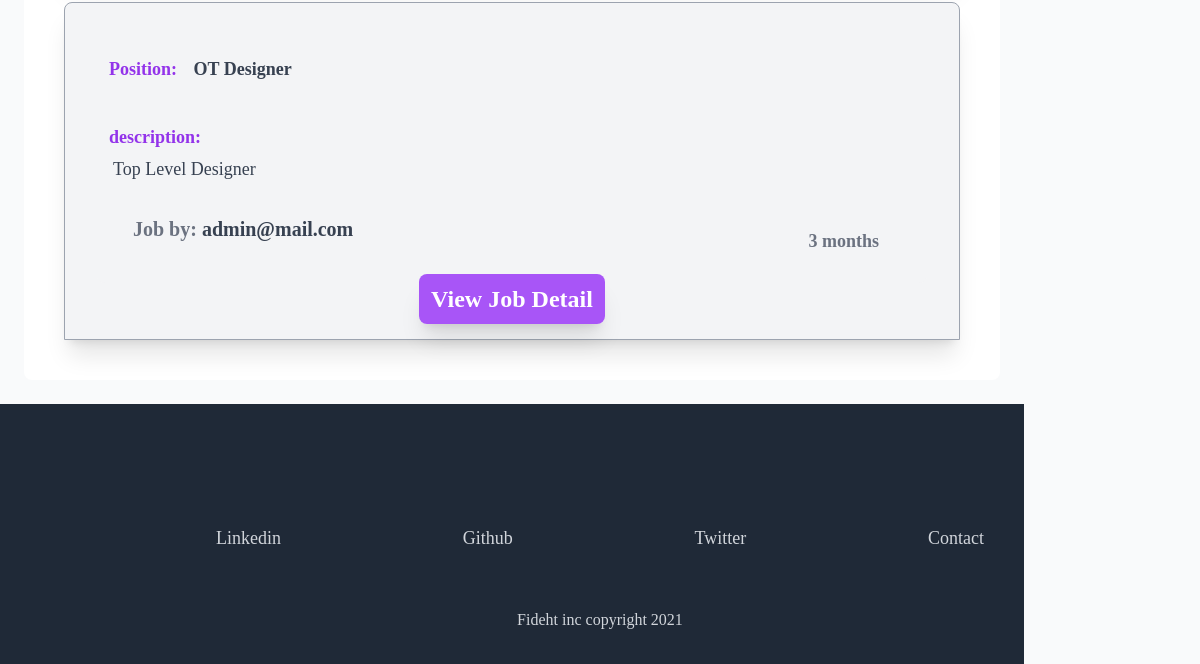
Page /job/fideht/jobs/ (lower part) on the earlier database version.
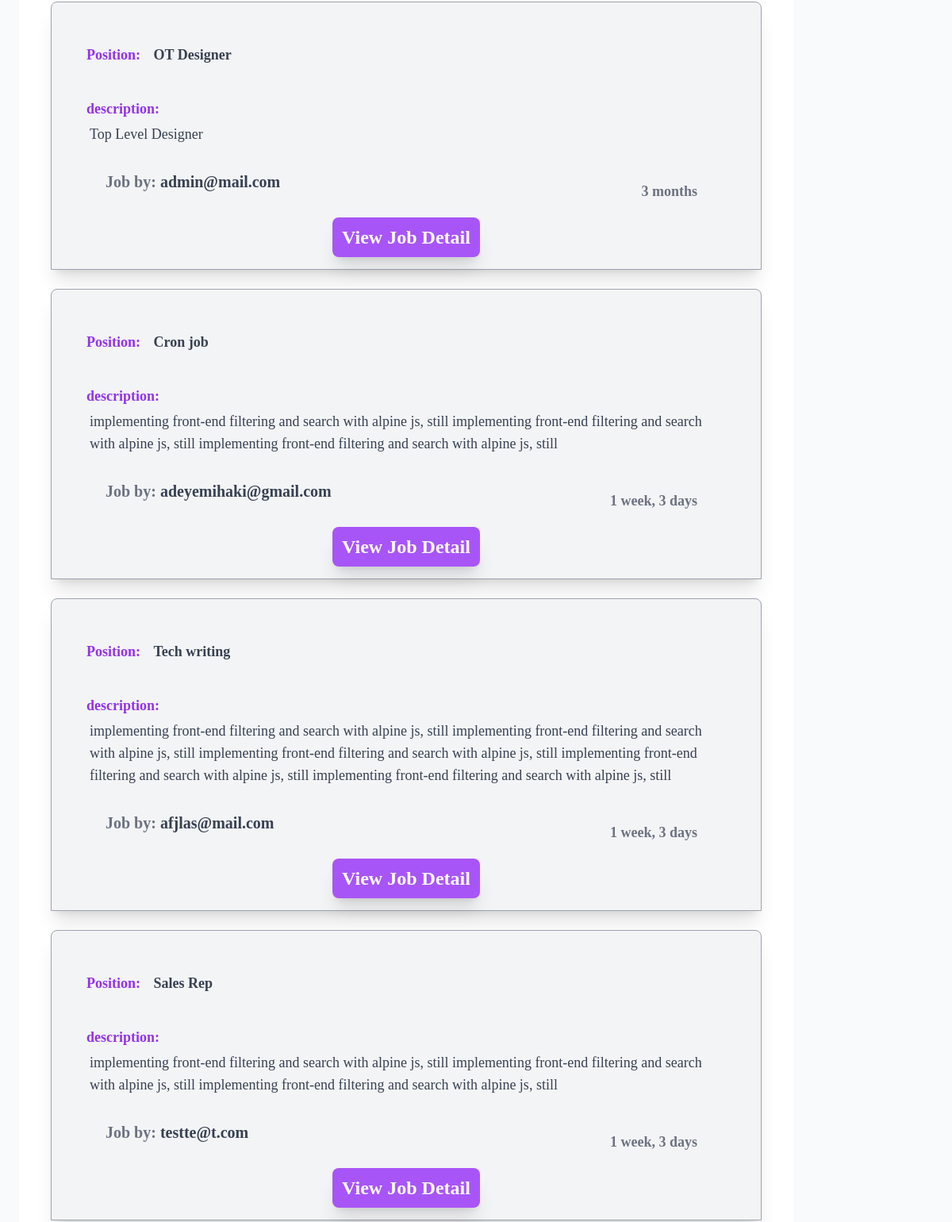
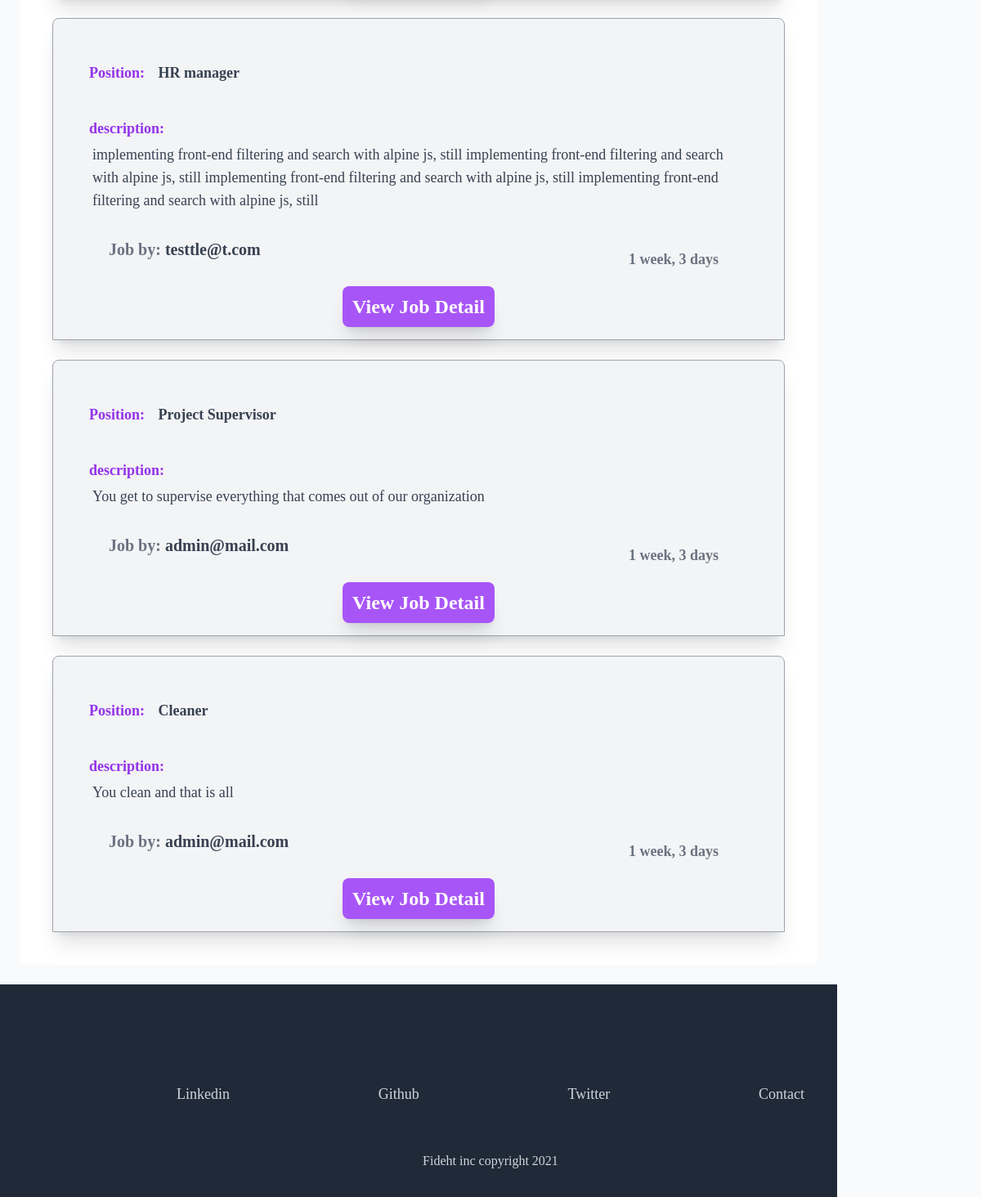
Same page on the later database version (2 pictures, top to bottom).
### apps/job/models.py (models this page shows, shortened)
class Job(models.Model):
    title = models.CharField(max_length=223)
    description = models.TextField()
    detail = models.TextField(blank=True, null=True)
    duration = models.CharField(max_length=200,blank=True, null=True)
    payment_range = models.CharField(max_length=200,blank=True, null=True)
    remote = models.BooleanField(default=False,blank=True, null=True)
    experience = models.CharField(max_length=200,blank=True, null=True)
    created_by = models.ForeignKey(settings.AUTH_USER_MODEL, related_name='jobs',on_delete=models.CASCADE)
    created_on = models.DateTimeField(auto_now_add=True)
    change_at = models.DateTimeField(auto_now=True)

### apps/users/models.py (models this page shows)
class CustomUser(AbstractUser):
    username = None
    email = models.EmailField(_('email address'), unique=True)
    USERNAME_FIELD = 'email'
    REQUIRED_FIELDS = []
    objects = CustomUserManager()
    def __str__(self):
        return self.email

### apps/job/views.py (the view)
# urls.py: path('fideht/jobs/',JobList.as_view(),name='job-list'),
class JobList(View, LoginRequiredMixin):
    def get(self, request):
        jobs = Job.objects.all()
        context = {
            "jobs": jobs,
        }
        return render(request,'job/job-list.html',context)

### apps/notification/context_processor.py (called while the page is built)
def get_notifications(request):
    if request.user.is_authenticated:
        read_notifications = request.user.notifications.filter(is_read=True)
        unread_notifications = request.user.notifications.filter(is_read=False)
        context ={
            'read_notifications': read_notifications,
            'unread_notifications': unread_notifications
        }
        return context
    else:
        context ={
            'read_notifications': [],
            'unread_notifications': []
        }
        return context

### apps/job/templates/job/job-list.html
{% extends 'base.html' %}
{% block content %}
<div class="bg-white rounded-lg p-4 m-6">
    {% for job in jobs %}
        <div class="bg-gray-100 rounded-t-lg font-bold m-6 text-2xl shadow-xl border border-gray-400 py-6 px-8">
            <h2 class="text-lg font-bold text-purple-600 mt-4 p-3">
                Position:
                <span class="text-lg font-semibold text-gray-700 mt-4 p-3">{{ job.title }}</span>
            </h2>
            <h2 class="text-lg font-bold text-purple-600 mt-4 p-3">
            description: <br>
                <p class="text-normal p-1 text-gray-700  font-light ">{{job.description }}</p>
            </h2>
            <footer class="rounded-b-lg bg-gray-100 text-lg text-gray-500 px-8 py-3 flex justify-between">
            <h3 hx-boost="true" class="text-xl text-left p-1  ">Job by:
                <a href="{% url 'users:profile' job.created_by%}" class="font-semiboald cursor-pointer text-gray-700">{% if job.created_by.profile.username %}{{job.created_by.profile.username}} {% else %}{{job.created_by}}{% endif %}</a>
            </h3>
                <p class="m-3 hidden md:block p-1">{{job.created_on|timesince}}</p>
            </footer>
            <div hx-boost class="text-center">
                <a class="mt-4 p-3 bg-purple-500 text-white hover:bg-purple-800 rounded-lg shadow-xl"href="{% url 'job:job-detail' job.pk %}">View Job Detail</a>
            </div>
        </div>
    {% empty %}
        <h2 class="text-purple-500 uppercase text-2xl text-center m-20">There is no job for now, check back later</h2>
    {% endfor %}
</div>
{% endblock content %}

### templates/base.html (shortened to what this page needs)
{% load static tailwind_tags %}
{% load static %}
<!DOCTYPE html>
<html lang="en">
	<head>
        <script src="https://cdn.tailwindcss.com"></script>
		{% tailwind_css %}
	</head>
    <div class="container overflow-x-hidden">
    <body class="bg-gray-50 font-serif leading-normal tracking-normal" id="body">
        <div class="">
        {% block content %}{% endblock content %}
        </div>
        {% block footer %}{% include 'footer.html' %}{% endblock footer %}
	</body>
    </div>
</html>

### templates/footer.html
<footer class="bg-gray-800 dark:bg-gray-800 w-screen py-8">
    <div class="max-w-screen-xl mx-auto mt-20 px-4">
        <ul class="max-w-screen-md mx-auto text-lg font-light flex justify-between flex-wrap">
            <li class="my-2">
                <a class="text-gray-300 hover:text-gray-400 dark:text-gray-300 dark:hover:text-white transition-colors duration-200" href="#">
                    Linkedin
                </a>
            </li>
            <li class="my-2">
                <a class="text-gray-300 hover:text-gray-400 dark:text-gray-300 dark:hover:text-white transition-colors duration-200" href="#">
                    Github
                </a>
            </li>
            <li class="my-2">
                <a class="text-gray-300 hover:text-gray-400 dark:text-gray-300 dark:hover:text-white transition-colors duration-200" href="#">
                    Twitter
                </a>
            </li>
            <li class="my-2">
                <a class="text-gray-300 hover:text-gray-400 dark:text-gray-300 dark:hover:text-white transition-colors duration-200" href="#">
                    Contact
                </a>
            </li>
        </ul>
            <div class="text-center text-gray-300 dark:text-gray-200 pt-10 sm:pt-12 font-light flex items-center justify-center">
                Fideht inc copyright 2021
            </div>
        </div>
    </footer>

Differences in the rows shown:
added Job: title "Cron job", description "implementing front-end filtering and search with alpine js, still implementing front-end filtering and search with alpine js, still implementing front-end filtering and search with alpine js, still", created_by "adeyemihaki@gmail.com", created_on "1 week, 3 days"
added Job: title "Tech writing", description "implementing front-end filtering and search with alpine js, still implementing front-end filtering and search with alpine js, still implementing front-end filtering and search with alpine js, still implementing front-end filtering and search with alpine js, still implementing front-end filtering and search with alpine js, still", created_by "afjlas@mail.com", created_on "1 week, 3 days"
added Job: title "Sales Rep", description "implementing front-end filtering and search with alpine js, still implementing front-end filtering and search with alpine js, still implementing front-end filtering and search with alpine js, still", created_by "testte@t.com", created_on "1 week, 3 days"
added Job: title "HR manager", description "implementing front-end filtering and search with alpine js, still implementing front-end filtering and search with alpine js, still implementing front-end filtering and search with alpine js, still implementing front-end filtering and search with alpine js, still", created_by "testtle@t.com", created_on "1 week, 3 days"
added Job: title "Project Supervisor", description "You get to supervise everything that comes out of our organization", created_by "admin@mail.com", created_on "1 week, 3 days"
added Job: title "Cleaner", description "You clean and that is all", created_by "admin@mail.com", created_on "1 week, 3 days"
